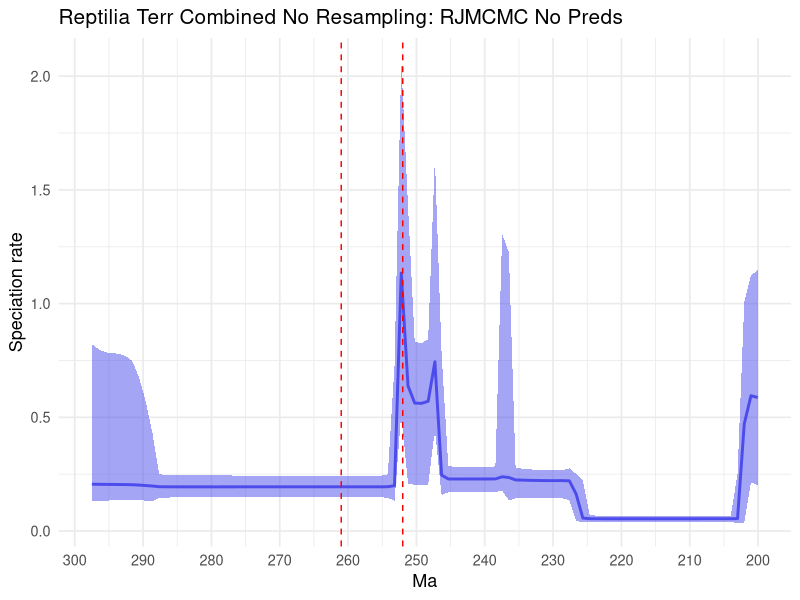
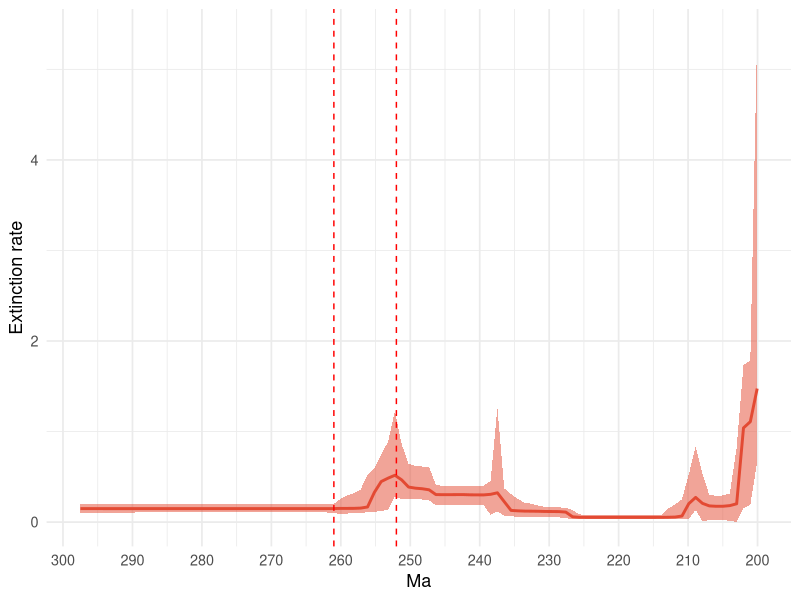
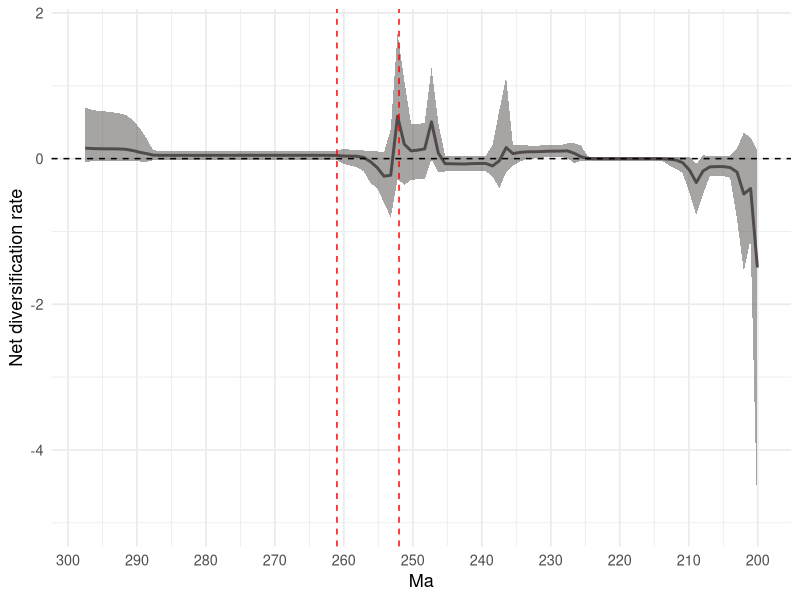

Source code (R) for these figures, in order:
# Load necessary libraries
library(ggplot2)
library(scales)

# Define your data
age = c(-200.05481329000003, -201.03901787,-202.02322245,-203.00742702999997,-203.99163161,-204.97583619,-205.96004076999998,-206.94424535000002,-207.92844993,-208.91265450999998,-209.89685909000002,-210.88106367,-211.86526824999999,-212.84947283000002,-213.83367741,-214.81788199,-215.80208656999997,-216.78629115,-217.77049573,-218.75470030999998,-219.73890489000001,-220.72310947,-221.70731404999998,-222.69151863000002,-223.67572321,-224.65992778999998,-225.64413237000002,-226.62833695,-227.61254153,-228.59674610999997,-229.58095069,-230.56515527,-231.54935984999997,-232.53356443,-233.51776901,-234.50197358999998,-235.48617817000002,-236.47038275,-237.45458732999998,-238.43879191000002,-239.42299649,-240.40720106999999,-241.39140564999997,-242.37561023,-243.35981481,-244.34401938999997,-245.32822397,-246.31242855,-247.29663312999998,-248.28083771000001,-249.26504229,-250.24924686999998,-251.23345144999996,-252.21765603,-253.20186060999998,-254.18606518999997,-255.17026977,-256.15447435,-257.13867893,-258.12288351,-259.10708809,-260.09129267,-261.07549725,-262.05970183,-263.04390641,-264.02811099,-265.01231557,-265.99652015,-266.98072472999996,-267.96492931,-268.94913389,-269.93333847,-270.91754305,-271.90174763,-272.88595220999997,-273.87015679,-274.85436137,-275.83856595,-276.82277053,-277.80697511,-278.79117969,-279.77538426999996,-280.75958885,-281.74379343,-282.72799801,-283.71220259,-284.69640717,-285.68061174999997,-286.66481632999995,-287.64902091,-288.63322549,-289.61743007,-290.60163465,-291.58583923,-292.57004380999996,-293.55424839,-294.53845297,-295.52265754999996,-296.50686213,-297.49106671)
L_hpd_M95=c(1.1466360124166157, 1.1248584817464395,1.006053777735813,0.25281158258015707,0.06778941377687721,0.06760635117134929,0.06751571390944106,0.06744912549266026,0.06744776291324055,0.06744507980465002,0.06744507980465002,0.06739154752524601,0.06739019976965668,0.06738867700156773,0.0673799912465044,0.06737736255711946,0.0673718933839982,0.06737736255711946,0.06738142917989609,0.06739019976965668,0.06744507980465002,0.06744507980465002,0.06744776291324055,0.06744776291324055,0.06778319020936707,0.07189501269879578,0.22362766005062668,0.2514825699089768,0.27547568513686793,0.26855806630042045,0.2686304042789407,0.2686771587833572,0.26878308353417435,0.26989451950108284,0.2713271365205842,0.2742871286710988,0.2774914598180042,1.2250458577158814,1.3058987868788765,0.28399367690514127,0.2829638775901568,0.2823791092062072,0.2823791092062072,0.28224722618638726,0.28228485439236095,0.28315161495031144,0.2844771330099294,0.7763592838725786,1.6432589063041099,0.8428426696096323,0.8257672713537507,0.8314301018921861,1.4327451630866448,2.066191244053289,0.7282337290307409,0.24892766824840928,0.24370568578617474,0.24356981108985404,0.24325432094698457,0.24297207628135228,0.2441017290822449,0.2440999539782467,0.2438464027082177,0.24381118602513488,0.24371822076555788,0.24371822076555788,0.24372194572348518,0.24372194572348518,0.24381028320928824,0.2438464027082177,0.24262309543021576,0.24412212557214857,0.2441003012908269,0.24415258962816722,0.24295405605983006,0.24308775830434357,0.2432281427788692,0.24371822076555788,0.24412212557214857,0.24479727232975956,0.24478435212134067,0.24477492127528852,0.24480604866704755,0.24479051880480207,0.2447888324250324,0.2456588546418449,0.24565112860600374,0.24620027024779448,0.24690321229463688,0.25034697235144826,0.4315507471852623,0.5700707948581999,0.6771949608633775,0.7482757206256876,0.7693092104886369,0.779352143224389,0.7824468018629676,0.7861762374940874,0.7991311019509312,0.8217718853496808)
L_hpd_m95=c(0.2023772640052509, 0.21378026410949008,0.03673991576688866,0.034032380414347176,0.04121143008783533,0.04140429438074416,0.04136969716351032,0.04134657708547919,0.041362155970085725,0.04137945770662025,0.04140871385209364,0.041374304107439475,0.04137481913747232,0.04137552203767846,0.04137599201170074,0.04137481913747232,0.04137328251405336,0.041374304107439475,0.04137481913747232,0.04137481913747232,0.04142179176548949,0.041410848105202666,0.0413954244903139,0.04134657708547919,0.041214738125266416,0.03808927100262063,0.03934357725438555,0.04362707007151469,0.1352091478828591,0.14420521375281994,0.14508481297904696,0.145102490396769,0.14498919995336712,0.14544573432689012,0.14538812973949997,0.14455761045524546,0.14320804655967,0.13577373227555206,0.17654630769991628,0.17228411879707622,0.17387358071156458,0.1736090739722232,0.17382215869651593,0.17366611108909266,0.17328736385263563,0.17328736385263563,0.1709710985744977,0.15707506475884572,0.4463131033503925,0.20227848914793073,0.20227848914793073,0.20237681443189748,0.20937297250166015,0.5179450714916756,0.1342067000648396,0.1452105106400447,0.1492305745413085,0.14953496365546493,0.14953202097277876,0.14952277536575742,0.1508576327571382,0.15097381092767967,0.15084695491426198,0.15086997102265837,0.1508298097182326,0.150861301635795,0.1508434767838853,0.15082676793502509,0.150861301635795,0.1508609176406907,0.14953202097277876,0.1509558118724622,0.15088116212380973,0.1508609176406907,0.14953496365546493,0.14955229410143545,0.1495108207360794,0.14934900017913413,0.149072921495862,0.14931082100596704,0.14897196049862854,0.1487469689273736,0.14859474041040036,0.1483988415712949,0.14807310671229762,0.1485505777895028,0.1478881044188344,0.14787975485223567,0.1469382286791294,0.1452105106400447,0.1299063622630047,0.13340324999251593,0.13686147243022323,0.13542166817901058,0.13586539000998088,0.13686147243022323,0.1348323857910215,0.1337532746345677,0.13413989054184472,0.13340573912098408)
L_mean=c(0.5869700794611747, 0.5949930519985576,0.47162020248096004,0.05474899799410958,0.054077187408180176,0.054051901552678985,0.05405101364742171,0.0540479165726656,0.05404649116497164,0.05404442592851901,0.05403959759532459,0.054036391412389834,0.05403415086759543,0.054033331375032134,0.054034084336371024,0.054034096296723566,0.05403734255204562,0.05403959759532459,0.05403959759532459,0.05403972467030826,0.05403910058509523,0.05403893747447709,0.05403939212453093,0.05404252325563075,0.05408391337439312,0.054448813065233734,0.056975161030445795,0.16288447255559768,0.22064772876560837,0.22177589261802566,0.22178804917204326,0.22181021338337426,0.22197785950859908,0.22239379701145734,0.22306666153279536,0.2239972833477299,0.22474407745145375,0.23546393733271137,0.23856872548984742,0.229108402149641,0.2289923281411701,0.22898438274305633,0.22898398896203997,0.22898486489806635,0.22889753928085527,0.22881531410925907,0.2289382691061635,0.24576451799005616,0.7442612821473011,0.5707230053203454,0.5612225833909139,0.5626114776932594,0.6389033515286267,1.1340248388213703,0.19946576733028148,0.1950034803480732,0.19446221010942122,0.1944539865584114,0.1944816351593136,0.19452502880176403,0.19457816920249316,0.1945968283798109,0.19458573436061144,0.1945768713953938,0.19458020059159872,0.19459228520037763,0.1945948162767598,0.1945877100610024,0.19457917391966073,0.19456528507367454,0.19454723957116238,0.19454054412399274,0.19454064306503285,0.19454867128104375,0.19455752784653071,0.19456528507367454,0.19456775613281585,0.19447853881357133,0.19438632241515888,0.19434949152879344,0.19432431356409813,0.19432451077584897,0.1943373267060563,0.19434536915715345,0.19436578719189715,0.19440607449214803,0.19441274401376094,0.1944478908251039,0.1945791256505769,0.1949918328142718,0.1978834048001788,0.20008710962889334,0.2022052794910758,0.20371841460819567,0.2042780881970372,0.20459970883085318,0.20488632664903494,0.20513432063526255,0.2054852944435489,0.20597758963185647)
M_hpd_M95=c(5.3973321340071445, 1.7860151643557858,1.735468173158457,0.8240775785355956,0.31603562521540807,0.2941443319665886,0.2921375416128539,0.2971768980595786,0.5358764552978583,0.8321896345178279,0.5278436669429621,0.2530874711183364,0.1938964030225701,0.15088292983506454,0.081847432947191,0.0805419926128806,0.08049356915041683,0.08045626660255993,0.08044273600402335,0.08045093057390668,0.08047670211303029,0.08045000044604882,0.08045620111027486,0.080479131521042,0.08107640272374322,0.08187165684623292,0.08457654890634236,0.1310518707480164,0.15770230321845516,0.163029622360522,0.1634483180383686,0.16501019564949815,0.18321349530840267,0.20249638212879026,0.21299537413819777,0.25634949068013235,0.309214923538707,0.37316104268089684,1.2630530750402527,0.45262715868110875,0.403007608501694,0.4012417721265958,0.3998026917999771,0.4003957510157263,0.40014192605352433,0.3993300568349799,0.4017685751195878,0.40904170974456966,0.6097662762598062,0.6138503413855241,0.6214278857233028,0.643751345158561,0.8582552176492539,1.22536768586581,0.887112080707735,0.7511274110127478,0.5903900479057131,0.5258042255487364,0.36070793516531885,0.31807969201450553,0.29682103414969774,0.2526909342375478,0.19771938125417426,0.19481100426736156,0.1948087799953641,0.19472153514708967,0.1949541350864859,0.19475391449847526,0.19470798695923658,0.19469686888536678,0.19466802179649417,0.19471856394432385,0.19472153514708967,0.19472687223237803,0.1946545436952865,0.19468470583422717,0.19471856394432385,0.19472153514708967,0.1947657353032132,0.19481100426736156,0.1948507247392057,0.19493495268838518,0.19500292720965876,0.19512636877796694,0.19481100426736156,0.19488345608505891,0.1954619226078056,0.19488345608505891,0.1948083287861102,0.19544189523171343,0.19642615063696856,0.19613426543831142,0.19631219724634263,0.19668443441270733,0.19697726587695524,0.19778600671708504,0.1980177997894745,0.1994337376605468,0.19982289118074487,0.2011948225006573)
M_hpd_m95=c(0.666031541920228, 0.19017275142149595,0.15294318315784228,0.001204860498486381,0.013915681864881822,0.022787757612907283,0.02335355799255116,0.022387246564428906,0.006592182396052167,0.13708785950307126,0.03388552548158133,0.034343381299027975,0.03335114664617778,0.030560851970604704,0.03447087813313975,0.03500894578938821,0.03527474953146173,0.035381296103631166,0.03540940963566043,0.03541086333535791,0.03541086333535791,0.035319643749339956,0.03521200346712261,0.03500894578938821,0.0349848898985352,0.03497296984966768,0.03325687816511694,0.03414722759528431,0.04313300234658374,0.051764386310352906,0.0539600436783962,0.0546140098763349,0.05423016999744922,0.056621907638434124,0.0574912169996287,0.060274071374420014,0.06269145159505853,0.06780192447895025,0.12040140780172474,0.08059189712574946,0.18631686764179545,0.1863021979609142,0.18815015399134688,0.19304718396401752,0.19304718396401752,0.19063069892739956,0.1902267107364024,0.1863417111447624,0.2391715939982605,0.2498621035092278,0.2544443012687605,0.25315947760662316,0.25209676083295934,0.28368102723061045,0.13342967225440744,0.12494838410528401,0.11159696355812469,0.10710155293176017,0.1036069807384793,0.10125710870197928,0.09393453260043048,0.08617572878550031,0.1055817077968598,0.10602115909844032,0.1064713867755562,0.10650903279344875,0.10690871850450849,0.10690633057487178,0.10691167819458837,0.10691167819458837,0.10691167819458837,0.10698397000384184,0.10699101401201407,0.10700188473320962,0.10690633057487178,0.10691167819458837,0.10691418890991586,0.10691167819458837,0.1069047905581486,0.10691167819458837,0.10690871850450849,0.10690871850450849,0.10691167819458837,0.1069047905581486,0.10648637691535438,0.10644185024495616,0.10691167819458837,0.10622557144453112,0.1059904430357763,0.10632363588230816,0.1069047905581486,0.10614679173686976,0.10597377846117681,0.1059483835030659,0.10542715978679298,0.1048844868331248,0.10341327315301888,0.10349024973828891,0.10283929785998476,0.10294799906296478)
M_mean=c(1.4749932351498187, 1.1094022890942186,1.040244604375319,0.2023820105907443,0.18210163114206315,0.1748866135390834,0.17463629782869167,0.17891369398433354,0.2069445186815848,0.27254487286418844,0.20398338399554689,0.06718480849708999,0.05575000556507165,0.0537887050729685,0.05259384414857472,0.05231770342792352,0.052260759332774145,0.05221312761790718,0.05217975094835013,0.05216525570958014,0.05215264040145387,0.05213418942497866,0.05212212514782702,0.052142595062674456,0.05223078888647974,0.05231093662656727,0.052692463573658616,0.0586101854724044,0.11055505439058713,0.11599405464652941,0.11684445450245992,0.1173181081702945,0.1194937275584615,0.120623170971245,0.12128033376626465,0.12442641544912289,0.12919489595261271,0.2255334520030176,0.3234922856072342,0.30671851599360217,0.30043529918389034,0.30056973003562754,0.30129742890366035,0.3037485639621776,0.30350650324739725,0.30288030546859335,0.30277704139502154,0.30401110648498425,0.3567118845181782,0.3684052843099731,0.3748222354537563,0.38717335065402964,0.4657883749984698,0.5174345114654822,0.4851036836958999,0.4478118164822835,0.32817400843030553,0.16690665025021353,0.15466679009960704,0.1518158875773184,0.1514012806098063,0.15122815438804,0.14919612950174557,0.14881039330572407,0.14875827870481267,0.1487439408261163,0.14872931726580546,0.1486826285788791,0.1486567342731263,0.1486473556389578,0.14864549256060017,0.14864930471967963,0.14865536495284903,0.1486698092876894,0.148681707201892,0.1487013294236334,0.14871307427469133,0.14871188309896533,0.1487108723176762,0.14871440041315998,0.14872444528273446,0.1487313379184671,0.1487390272613795,0.14875124841101703,0.14876173700701473,0.14877589545630082,0.1487743487348059,0.1487589855303224,0.14873199967841738,0.14869822621776074,0.14867142412485487,0.14866418672356888,0.1486683352992076,0.1486751275352216,0.1487158362543375,0.14879233322971291,0.14887612588636545,0.1489336633616833,0.14895220326403202,0.1489656175635705)
R_hpd_M95=c(0.1158958385641633, 0.28687282553538224,0.3547545526836325,0.1441348958015746,0.039537306689868205,0.03181457336760478,0.030902805286928226,0.03078816381423824,0.04637875965992575,-0.0769805604590394,0.02287134474779636,0.02187242419929241,0.023921054383482132,0.028777731242919907,0.023400913154722265,0.022705014781794666,0.02280295794095081,0.022671253877723667,0.022669265616636763,0.02266727877979003,0.022685785045280363,0.022746222113554017,0.02275379702800423,0.022858066537034497,0.023478274849000225,0.030974136757934374,0.183816559450892,0.21149347986113654,0.20836010683506043,0.18785479972304656,0.18340134381360096,0.1831834752076188,0.18014305137302436,0.17891223402229478,0.18054148042321458,0.1810477213441889,0.1815028302281022,1.118805067205872,0.6683424526062249,0.18532255827243482,0.041362407105841575,0.03856194921704578,0.03664290966454764,0.03072611762819996,0.0318719345930332,0.03213180870965232,0.036866111663039575,0.49516631504016934,1.250012920583154,0.4948543448154,0.46967106433879363,0.47690601364235846,1.0671564571189371,1.719175576723657,0.4024565597959875,0.08530696736124102,0.10042813880396778,0.1074721859556281,0.11227183787256856,0.11806142201802827,0.1244095547201121,0.13300118799553126,0.10729558366441333,0.10501896165345714,0.10511593198000868,0.10442420505534174,0.10427452062864037,0.10426053375282834,0.10565919558263283,0.10565919558263283,0.10565049001212018,0.10426888313885138,0.10498284980950003,0.10427452062864037,0.1042596530916827,0.1049816347944847,0.10523079304877017,0.10545404339991779,0.10628732665265385,0.10688883727259164,0.1072159377143551,0.10729558366441333,0.10729116113508202,0.10729116113508202,0.10729558366441333,0.10772846743090556,0.10729558366441333,0.10753389508400002,0.10940383196497584,0.11369961104986794,0.2832594594857183,0.42387397592020426,0.528383027299094,0.5998063903643384,0.6227356525769824,0.6361105961624751,0.6478950164093131,0.6551916734709393,0.6718103961926216,0.6973343871308328)
R_hpd_m95=c(-4.98926334159414, -1.1055309343166724,-1.550141301245416,-0.8316456030878818,-0.2651453545659257,-0.24015464426689206,-0.23822644393595233,-0.24446905517944334,-0.48175519431963426,-0.7754229979375235,-0.4745359570693244,-0.2002417285842995,-0.13944097554293336,-0.09541990622798557,-0.028394610243091555,-0.026746803702654684,-0.026224487007116527,-0.026118112874372143,-0.02603469279466479,-0.02603469279466479,-0.02603469279466479,-0.02603469279466479,-0.026146676918793084,-0.026400654269406215,-0.02745618599868105,-0.037425887308245184,-0.033699251332736775,-0.05957064372302426,0.009188398979921339,0.021395145147508676,0.021412559521577335,0.021462142738188528,0.008530341165500693,0.0011282890530659728,-0.0042196784793346875,-0.04353765761189449,-0.09519347299488529,-0.18440172475635358,-0.40972459721880106,-0.24833112647956057,-0.17297124634436595,-0.17325537695599585,-0.17150114460683613,-0.17296813666156116,-0.1715107548126432,-0.17335709510302375,-0.17622692952594626,-0.18674958281802365,-0.011840502807830111,-0.28182839441604135,-0.28070913668705755,-0.2938351986495718,-0.3612685216955983,-0.2796487465177878,-0.8097053802493546,-0.6041343577399314,-0.4062420013559733,-0.3322699001838211,-0.1718526424172312,-0.11650742960897284,-0.0948642581290077,-0.06921974137715017,-0.017336753257512244,-0.015148084725883443,-0.014530867294499705,-0.015055413934210587,-0.015053400396224437,-0.014920242939626988,-0.013454078450691132,-0.013457072740309134,-0.013520816238687894,-0.014949646673544037,-0.014247386020367514,-0.014999644763887432,-0.015147550807354498,-0.014540798884985301,-0.014529274652888613,-0.015055413934210587,-0.015148084725883443,-0.015057866635457495,-0.015156566530687782,-0.015355872650484464,-0.015638412460352635,-0.015979507492323963,-0.01643312780859904,-0.016547023518654336,-0.017855793745791854,-0.018307373233821755,-0.018307373233821755,-0.020674513574356818,-0.0457672212664916,-0.039382012670155814,-0.038864739996576414,-0.037745488810990574,-0.037409688810874364,-0.037171787618650226,-0.03644680873352346,-0.03803497976335815,-0.037745488810990574,-0.042668816668335996)
R_mean=c(-1.4953041387391586, -0.410605226915382,-0.4856049081059497,-0.1854573342479507,-0.12256928518064307,-0.10977632117439584,-0.10898721996127154,-0.1131800449453804,-0.16929504500343523,-0.3285037404810156,-0.1577284739136689,-0.05572455338933871,-0.019050968538700027,-0.008060360424754463,-0.0020341473212582032,-0.0007096274712990862,-0.00048694467464144027,-0.0003710653443172449,-0.00031291982246580324,-0.00029372801672933536,-0.000280572447727664,-0.0002579660090605732,-0.00024215277320782002,-0.00027179235780649735,-0.00012140942596898245,0.0035967729825644515,0.027018840115853416,0.07437500514595564,0.10690603819622668,0.10360000541163569,0.10225645220389905,0.10141018010638643,0.09644611506979052,0.0942447744741471,0.09347779011205162,0.08490102317194123,0.06842205965961973,0.15269527785546072,-0.029388692962394734,-0.10031290582158607,-0.06653376163387695,-0.06680872176517129,-0.06808962043994929,-0.07343752668365441,-0.0724654838400368,-0.07093835304375519,-0.06924935011436668,0.07707649574589955,0.5050277159802911,0.13340301683298508,0.11714424594329785,0.1067056754647349,0.19719924960401194,0.5827056876713982,-0.2276875019943057,-0.2416551746081819,-0.12198365424672045,-0.041385781741937036,0.01740683252894776,0.03253671464673124,0.03464335862219917,0.035478512776716646,0.043863767250282626,0.0453868819299036,0.04557982382995388,0.04562962720651701,0.04567484848563552,0.045762507524407005,0.04580514264254987,0.045803940972507846,0.04578097998165508,0.045760342450167274,0.04574968190465265,0.0457379802547613,0.045724821960504224,0.04571997181221664,0.045772460924853015,0.04542611068693046,0.0451618130412479,0.04503763389487532,0.04495956081228609,0.04492839364785802,0.04494638280897387,0.044930064447788104,0.04494729428194876,0.04498291169387241,0.04490837473536219,0.04503491300242482,0.04555361549089042,0.04773668103049331,0.06996056854133868,0.0877309479668071,0.11080485719031437,0.127949538318835,0.13283473579025934,0.1343350254363016,0.1345856558873182,0.13571494391401737,0.1386377948053628,0.14420233522630324)


# Create data frames for ggplot
speciation_df <- data.frame(age, L_hpd_M95, L_hpd_m95, L_mean)
extinction_df <- data.frame(age, M_hpd_M95, M_hpd_m95, M_mean)
diversification_df <- data.frame(age, R_hpd_M95, R_hpd_m95, R_mean)

# Define custom tick positions at 10 MY intervals
x_ticks <- seq(-300, -200, by=10)
x_tick_labels <- abs(x_ticks)

# Define vertical lines for mass extinction events
extinction_events <- data.frame(x = c(-252, -261))

# Plot Speciation Rate
speciation_plot <- ggplot(speciation_df, aes(x = age)) +
  geom_ribbon(aes(ymin = L_hpd_m95, ymax = L_hpd_M95), fill = alpha("#4c4cec", 0.5)) +
  geom_line(aes(y = L_mean), color = "#4c4cec", size = 1) +
  geom_vline(data = extinction_events, aes(xintercept = x), color = "red", linetype = "dashed") +
  scale_x_continuous(breaks = x_ticks, labels = x_tick_labels) +
  labs(title = "Reptilia Terr Combined No Resampling: RJMCMC No Preds", x = "Ma", y = "Speciation rate") +
  theme_minimal(base_size = 13) +
  theme(plot.title = element_text(size = 15))

# Plot Extinction Rate
extinction_plot <- ggplot(extinction_df, aes(x = age)) +
  geom_ribbon(aes(ymin = M_hpd_m95, ymax = M_hpd_M95), fill = alpha("#e34a33", 0.5)) +
  geom_line(aes(y = M_mean), color = "#e34a33", size = 1) +
  geom_vline(data = extinction_events, aes(xintercept = x), color = "red", linetype = "dashed") +
  scale_x_continuous(breaks = x_ticks, labels = x_tick_labels) +
  labs(x = "Ma", y = "Extinction rate") +
  theme_minimal(base_size = 13)

# Plot Net Diversification Rate
diversification_plot <- ggplot(diversification_df, aes(x = age)) +
  geom_ribbon(aes(ymin = R_hpd_m95, ymax = R_hpd_M95), fill = alpha("#504A4B", 0.5)) +
  geom_line(aes(y = R_mean), color = "#504A4B", size = 1) +
  geom_hline(yintercept = 0, linetype = "dashed", color = "black") +
  geom_vline(data = extinction_events, aes(xintercept = x), color = "red", linetype = "dashed") +
  scale_x_continuous(breaks = x_ticks, labels = x_tick_labels) +
  labs(x = "Ma", y = "Net diversification rate") +
  theme_minimal(base_size = 13)

# Save plots to a PDF
pdf(file = 'C:/Users/SimoesLabAdmin/Documents/BDNN_Arielli/updated_occurrence_analyses/model_2_and_5/200_its/reptilia_terr_200_combined_no_resampling_test/reptilia_terr_combined_no_resampling_test_RTT_marginal_rates_ggplot_AI_sandbox_TEST.pdf', width = 8, height = 10.8)
print(speciation_plot)
print(extinction_plot)
print(diversification_plot)
dev.off()
